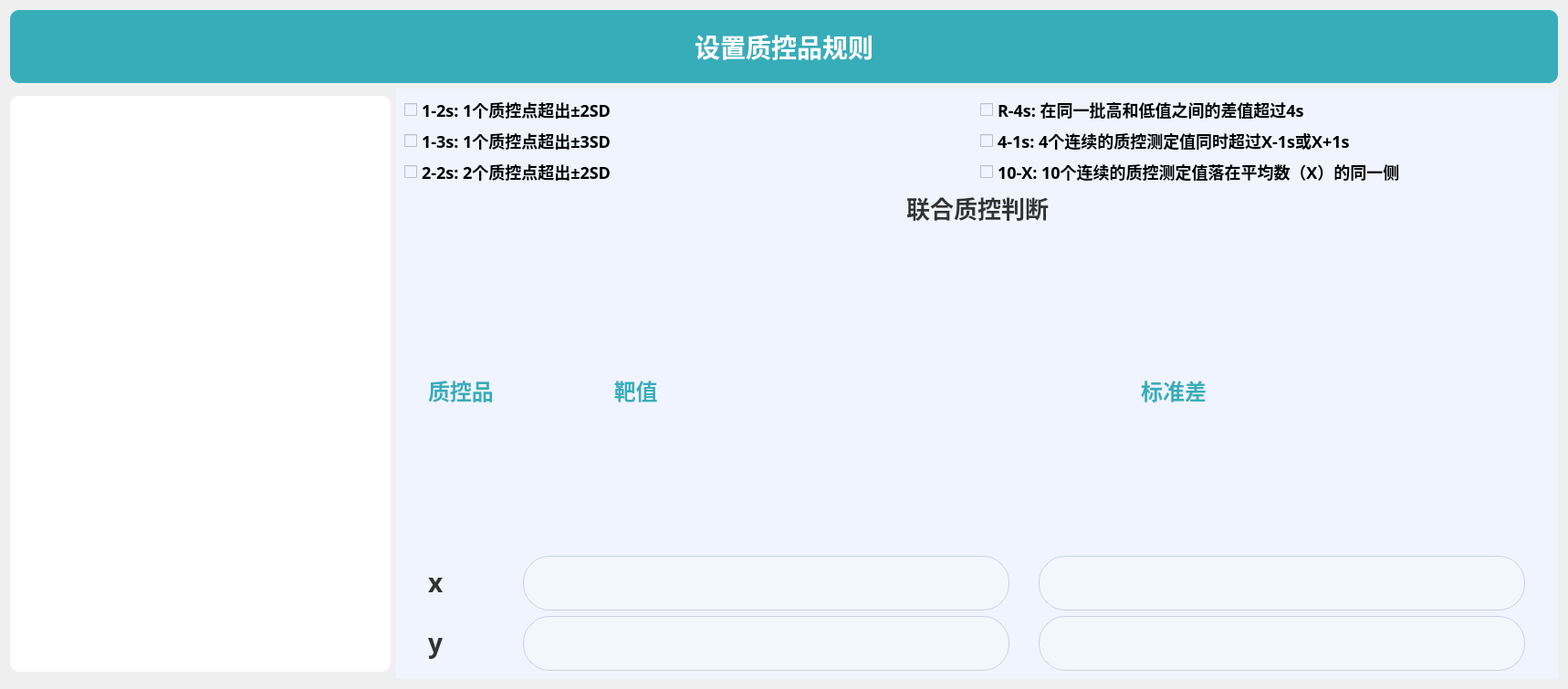
<?xml version="1.0" encoding="UTF-8"?>
<ui version="4.0">
 <class>QualityManageRule</class>
 <widget class="QWidget" name="QualityManageRule">
  <property name="geometry">
   <rect>
    <x>0</x>
    <y>0</y>
    <width>1714</width>
    <height>755</height>
   </rect>
  </property>
  <property name="windowTitle">
   <string>Form</string>
  </property>
  <layout class="QVBoxLayout" name="verticalLayout" stretch="1,3">
   <item>
    <widget class="QWidget" name="widget_3" native="true">
     <property name="sizePolicy">
      <sizepolicy hsizetype="Fixed" vsizetype="Fixed">
       <horstretch>0</horstretch>
       <verstretch>0</verstretch>
      </sizepolicy>
     </property>
     <property name="minimumSize">
      <size>
       <width>1696</width>
       <height>80</height>
      </size>
     </property>
     <property name="maximumSize">
      <size>
       <width>1696</width>
       <height>80</height>
      </size>
     </property>
     <property name="styleSheet">
      <string notr="true">width: 1696px;
height: 80px;
background: #37ADBA;
border-radius: 10px 10px 0px 0px;</string>
     </property>
     <layout class="QHBoxLayout" name="horizontalLayout_2">
      <item>
       <spacer name="horizontalSpacer">
        <property name="orientation">
         <enum>Qt::Horizontal</enum>
        </property>
        <property name="sizeHint" stdset="0">
         <size>
          <width>419</width>
          <height>20</height>
         </size>
        </property>
       </spacer>
      </item>
      <item>
       <widget class="QLabel" name="label">
        <property name="styleSheet">
         <string notr="true">width: 193px;
height: 27px;
font-family: PingFang SC;
font-weight: bold;
font-size: 28px;
color: #FFFFFF;
line-height: 42px;</string>
        </property>
        <property name="text">
         <string>设置质控品规则</string>
        </property>
       </widget>
      </item>
      <item>
       <spacer name="horizontalSpacer_2">
        <property name="orientation">
         <enum>Qt::Horizontal</enum>
        </property>
        <property name="sizeHint" stdset="0">
         <size>
          <width>418</width>
          <height>20</height>
         </size>
        </property>
       </spacer>
      </item>
     </layout>
    </widget>
   </item>
   <item>
    <layout class="QHBoxLayout" name="horizontalLayout" stretch="1,0">
     <item>
      <widget class="QWidget" name="widget" native="true">
       <property name="sizePolicy">
        <sizepolicy hsizetype="Fixed" vsizetype="Fixed">
         <horstretch>0</horstretch>
         <verstretch>0</verstretch>
        </sizepolicy>
       </property>
       <property name="minimumSize">
        <size>
         <width>417</width>
         <height>631</height>
        </size>
       </property>
       <property name="maximumSize">
        <size>
         <width>417</width>
         <height>631</height>
        </size>
       </property>
       <property name="styleSheet">
        <string notr="true">background: #FFFFFF;
border-radius: 10px;</string>
       </property>
       <widget class="QTableWidget" name="tableWidget">
        <property name="geometry">
         <rect>
          <x>8</x>
          <y>9</y>
          <width>399</width>
          <height>615</height>
         </rect>
        </property>
        <property name="sizePolicy">
         <sizepolicy hsizetype="Fixed" vsizetype="Fixed">
          <horstretch>0</horstretch>
          <verstretch>0</verstretch>
         </sizepolicy>
        </property>
        <property name="minimumSize">
         <size>
          <width>399</width>
          <height>615</height>
         </size>
        </property>
        <property name="maximumSize">
         <size>
          <width>399</width>
          <height>615</height>
         </size>
        </property>
        <property name="styleSheet">
         <string notr="true">QTableWidget#tableWidget
{
background: #FFFFFF;
font-family: PingFang SC;
font-weight: 500;
font-size: 24px;
border-radius: 10px;
color: #333333;
line-height: 42px;
}
QTableWidget::item {
    text-align: center;
}
QHeaderView {
    font-family: PingFang SC;
	font-weight: bold;
	font-size: 24px;
	color: #FFFFFF;
	line-height: 34px;
}

QHeaderView::section {
  background: #37ADBA;
	border-radius: 10px;
	border: 1px solid rgba(170,189,212,0.6);
}
QTableWidget::item:selected {
    background: #D4F2F5;
	border-top: none;
	border-left: none;
	border-bottom: 1px solid #22A4B3;
	border-right: none;
}</string>
        </property>
       </widget>
      </widget>
     </item>
     <item>
      <widget class="QWidget" name="widget_2" native="true">
       <property name="styleSheet">
        <string notr="true">background-color: rgb(240, 244, 255);</string>
       </property>
       <layout class="QVBoxLayout" name="verticalLayout_3">
        <item>
         <layout class="QGridLayout" name="gridLayout">
          <item row="0" column="1">
           <widget class="QCheckBox" name="checkBox_2">
            <property name="styleSheet">
             <string notr="true">width: 480px;
height: 23px;
font-family: PingFang SC;
font-weight: bold;
font-size: 18px;
color: #000000;
line-height: 42px;</string>
            </property>
            <property name="text">
             <string>R-4s: 在同一批高和低值之间的差值超过4s</string>
            </property>
           </widget>
          </item>
          <item row="1" column="0">
           <widget class="QCheckBox" name="checkBox_4">
            <property name="styleSheet">
             <string notr="true">width: 480px;
height: 23px;
font-family: PingFang SC;
font-weight: bold;
font-size: 18px;
color: #000000;
line-height: 42px;</string>
            </property>
            <property name="text">
             <string>1-3s: 1个质控点超出±3SD</string>
            </property>
           </widget>
          </item>
          <item row="2" column="0">
           <widget class="QCheckBox" name="checkBox_6">
            <property name="styleSheet">
             <string notr="true">width: 480px;
height: 23px;
font-family: PingFang SC;
font-weight: bold;
font-size: 18px;
color: #000000;
line-height: 42px;</string>
            </property>
            <property name="text">
             <string>2-2s: 2个质控点超出±2SD</string>
            </property>
            <property name="checkable">
             <bool>false</bool>
            </property>
            <property name="checked">
             <bool>false</bool>
            </property>
            <property name="autoRepeat">
             <bool>false</bool>
            </property>
           </widget>
          </item>
          <item row="1" column="1">
           <widget class="QCheckBox" name="checkBox_3">
            <property name="styleSheet">
             <string notr="true">width: 480px;
height: 23px;
font-family: PingFang SC;
font-weight: bold;
font-size: 18px;
color: #000000;
line-height: 42px;</string>
            </property>
            <property name="text">
             <string>4-1s: 4个连续的质控测定值同时超过X-1s或X+1s</string>
            </property>
            <property name="checkable">
             <bool>true</bool>
            </property>
           </widget>
          </item>
          <item row="2" column="1">
           <widget class="QCheckBox" name="checkBox_5">
            <property name="styleSheet">
             <string notr="true">width: 480px;
height: 23px;
font-family: PingFang SC;
font-weight: bold;
font-size: 18px;
color: #000000;
line-height: 42px;</string>
            </property>
            <property name="text">
             <string>10-X: 10个连续的质控测定值落在平均数（X）的同一侧</string>
            </property>
           </widget>
          </item>
          <item row="0" column="0">
           <widget class="QCheckBox" name="checkBox">
            <property name="styleSheet">
             <string notr="true">width: 480px;
height: 23px;
font-family: PingFang SC;
font-weight: bold;
font-size: 18px;
color: #000000;
line-height: 42px;</string>
            </property>
            <property name="text">
             <string>1-2s: 1个质控点超出±2SD</string>
            </property>
           </widget>
          </item>
         </layout>
        </item>
        <item>
         <layout class="QHBoxLayout" name="horizontalLayout_3">
          <item>
           <spacer name="horizontalSpacer_4">
            <property name="orientation">
             <enum>Qt::Horizontal</enum>
            </property>
            <property name="sizeHint" stdset="0">
             <size>
              <width>40</width>
              <height>20</height>
             </size>
            </property>
           </spacer>
          </item>
          <item>
           <widget class="QLabel" name="label_2">
            <property name="sizePolicy">
             <sizepolicy hsizetype="Fixed" vsizetype="Fixed">
              <horstretch>0</horstretch>
              <verstretch>0</verstretch>
             </sizepolicy>
            </property>
            <property name="styleSheet">
             <string notr="true">width: 155px;
height: 25px;
font-family: PingFang SC;
font-weight: bold;
font-size: 26px;
color: #333333;
line-height: 42px;</string>
            </property>
            <property name="text">
             <string>联合质控判断</string>
            </property>
           </widget>
          </item>
          <item>
           <spacer name="horizontalSpacer_3">
            <property name="orientation">
             <enum>Qt::Horizontal</enum>
            </property>
            <property name="sizeHint" stdset="0">
             <size>
              <width>40</width>
              <height>20</height>
             </size>
            </property>
           </spacer>
          </item>
         </layout>
        </item>
        <item>
         <layout class="QGridLayout" name="gridLayout_2">
          <item row="1" column="2">
           <widget class="QLineEdit" name="lineEdit">
            <property name="sizePolicy">
             <sizepolicy hsizetype="Fixed" vsizetype="Fixed">
              <horstretch>0</horstretch>
              <verstretch>0</verstretch>
             </sizepolicy>
            </property>
            <property name="styleSheet">
             <string notr="true">width: 531px;
height: 58px;
background: #F2F7FB;
border-radius: 29px;
border: 1px solid rgba(170,189,212,0.6);</string>
            </property>
           </widget>
          </item>
          <item row="0" column="2">
           <widget class="QLabel" name="label_4">
            <property name="styleSheet">
             <string notr="true">width: 119px;
height: 23px;
font-family: PingFang SC;
font-weight: bold;
font-size: 24px;
color: #37ADBA;
line-height: 42px;</string>
            </property>
            <property name="text">
             <string>                靶值</string>
            </property>
           </widget>
          </item>
          <item row="2" column="3">
           <widget class="QLineEdit" name="lineEdit_4">
            <property name="sizePolicy">
             <sizepolicy hsizetype="Fixed" vsizetype="Fixed">
              <horstretch>0</horstretch>
              <verstretch>0</verstretch>
             </sizepolicy>
            </property>
            <property name="styleSheet">
             <string notr="true">width: 531px;
height: 58px;
background: #F2F7FB;
border-radius: 29px;
border: 1px solid rgba(170,189,212,0.6);</string>
            </property>
           </widget>
          </item>
          <item row="0" column="3">
           <widget class="QLabel" name="label_5">
            <property name="styleSheet">
             <string notr="true">width: 119px;
height: 23px;
font-family: PingFang SC;
font-weight: bold;
font-size: 24px;
color: #37ADBA;
line-height: 42px;</string>
            </property>
            <property name="text">
             <string>                  标准差</string>
            </property>
           </widget>
          </item>
          <item row="2" column="2">
           <widget class="QLineEdit" name="lineEdit_3">
            <property name="sizePolicy">
             <sizepolicy hsizetype="Fixed" vsizetype="Fixed">
              <horstretch>0</horstretch>
              <verstretch>0</verstretch>
             </sizepolicy>
            </property>
            <property name="styleSheet">
             <string notr="true">width: 531px;
height: 58px;
background: #F2F7FB;
border-radius: 29px;
border: 1px solid rgba(170,189,212,0.6);</string>
            </property>
           </widget>
          </item>
          <item row="0" column="1">
           <widget class="QLabel" name="label_3">
            <property name="styleSheet">
             <string notr="true">width: 119px;
height: 23px;
font-family: PingFang SC;
font-weight: bold;
font-size: 24px;
color: #37ADBA;
line-height: 42px;</string>
            </property>
            <property name="text">
             <string>质控品</string>
            </property>
           </widget>
          </item>
          <item row="1" column="3">
           <widget class="QLineEdit" name="lineEdit_2">
            <property name="sizePolicy">
             <sizepolicy hsizetype="Fixed" vsizetype="Fixed">
              <horstretch>0</horstretch>
              <verstretch>0</verstretch>
             </sizepolicy>
            </property>
            <property name="styleSheet">
             <string notr="true">width: 531px;
height: 58px;
background: #F2F7FB;
border-radius: 29px;
border: 1px solid rgba(170,189,212,0.6);</string>
            </property>
           </widget>
          </item>
          <item row="1" column="1">
           <widget class="QLabel" name="label_6">
            <property name="sizePolicy">
             <sizepolicy hsizetype="Fixed" vsizetype="Fixed">
              <horstretch>0</horstretch>
              <verstretch>0</verstretch>
             </sizepolicy>
            </property>
            <property name="styleSheet">
             <string notr="true">width: 18px;
height: 20px;
font-family: PingFang SC;
font-weight: 500;
font-size: 28px;
color: #333333;
line-height: 42px;</string>
            </property>
            <property name="text">
             <string>x</string>
            </property>
           </widget>
          </item>
          <item row="2" column="1">
           <widget class="QLabel" name="label_7">
            <property name="sizePolicy">
             <sizepolicy hsizetype="Fixed" vsizetype="Fixed">
              <horstretch>0</horstretch>
              <verstretch>0</verstretch>
             </sizepolicy>
            </property>
            <property name="styleSheet">
             <string notr="true">width: 19px;
height: 20px;
font-family: PingFang SC;
font-weight: 500;
font-size: 28px;
color: #333333;
line-height: 42px;</string>
            </property>
            <property name="text">
             <string>y</string>
            </property>
           </widget>
          </item>
         </layout>
        </item>
       </layout>
      </widget>
     </item>
    </layout>
   </item>
  </layout>
 </widget>
 <resources/>
 <connections/>
</ui>
